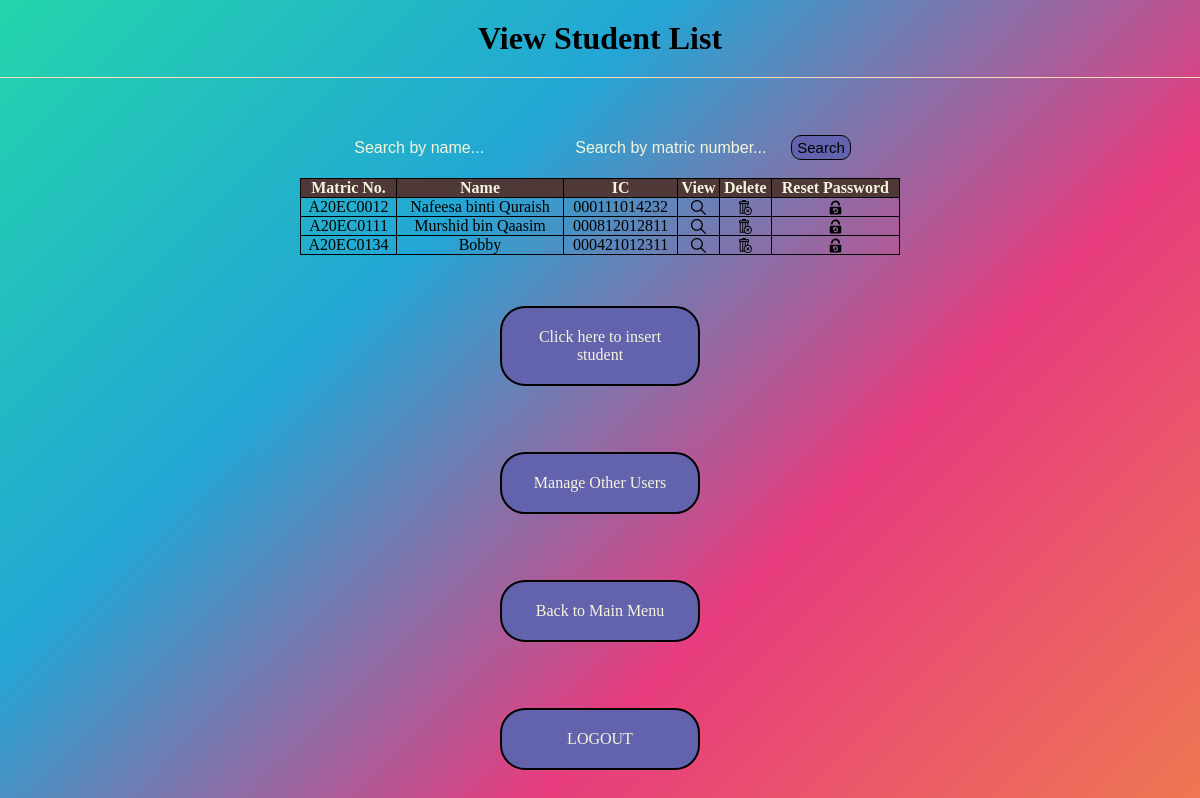
The page /view_student_list.php (signed in) on the database its author committed.
### tables this page shows
CREATE TABLE `student` (
  `stud_matric_no` varchar(10) NOT NULL,
  `stud_ic` varchar(20) NOT NULL,
  `stud_name` varchar(50) NOT NULL,
  `stud_address` varchar(100) NOT NULL,
  `stud_phone` varchar(20) NOT NULL,
  `stud_email` varchar(30) NOT NULL,
  `stud_username` varchar(20) NOT NULL
);

### view_student_list.php (the view, shortened to what this page needs)
<?php
if ($_SESSION["LEVEL"] != 3) {
?>
	<html>
	<head><title>Viewing Student Data</title><head>
	<link rel="stylesheet" href="style1.css">
	<body>
	<div class="main">
	<h1 class="title">View Student List</h1>
	</div>
		<?php
			require ("config.php");
			if (isset($_GET["search_name"]) and isset($_GET["search_matric_no"]))
			{
				$sql = "SELECT * FROM student WHERE stud_name LIKE '%$search_name%' and stud_matric_no LIKE '%$search_matric_no%'";
			}
			else if (isset($_GET["search_name"]))
			{
				$sql = "SELECT * FROM student WHERE stud_name LIKE '%$search_name%'";
			}
			else if (isset($_GET["search_matric_no"]))
			{
				$sql = "SELECT * FROM student WHERE stud_matric_no LIKE '%$search_matric_no%'";
			}
			else
			{
				$sql = "SELECT * FROM student";
			}
			$result = mysqli_query($conn, $sql);
		 if (!$result) die("SQL query error encountered :".mysqli_error() ); ?>
		<div class="search">
		 <form name = 'search_name_form' method = "GET" action = "view_student_list.php">
		 	<input type="text" name="search_name" size="20" placeholder="Search by name...">
			<input type="text" name="search_matric_no" size="20" maxlength="10" placeholder="Search by matric number...">
			<input type = "submit" value = "Search">
		 </form>
		</div>
		 <?php if (mysqli_num_rows($result) > 0) { 	?>
		<table width="600" border="1" cellspacing="0" cellpadding="3">
		<thead>
		<tr>
		<td align="center"><strong>Matric No.</strong></td>
		<td align="center"><strong>Name</strong></td>
		<td align="center"><strong>IC</strong></td>
		<?php if ($_SESSION["LEVEL"] == 1) {?>
		<td align="center"><strong>View</strong></td>
		<td align="center"><strong>Delete</strong></td>
		<td align="center"><strong>Reset Password</strong></td>
		<?php } ?>
		</tr>
		</thead>
		<?php
			while($rows = mysqli_fetch_assoc($result)) {
		?>
	     <tr>
			<td><?php echo $rows['stud_matric_no']; ?></td>
			<td><?php echo $rows['stud_name']; ?></td>
			<td><?php echo $rows['stud_ic']; ?></td>
		<?php if ($_SESSION["LEVEL"] == 1) {?>
			<td align="center"> <a href="view_student.php?id=<?php echo $rows['stud_matric_no']; ?>"><img src ='Icons/search.svg' width = "15px"></a> </td>
			<td align="center"> <a href="delete_student.php?id=<?php echo $rows['stud_matric_no']; ?>"  onclick="return confirm('Are you sure you want to delete this student?');"><img src = 'Icons/delete.svg' width = '15px'></a> </td>
			<td align="center"> <a href="update_login.php?id=<?php echo $rows['stud_username'];?>&resetFrom=studList" onclick="return confirm('Are you sure you want to reset the password of this student?');"><img src ='Icons/reset.svg' width = "15px"></a> </td>
		</tr>
		<?php }
			}
		} else {
			echo "<h3 style='text-align:center;'>There are no records to show</h3>";
			}
	   ?>
	    </table>
		<div class="main">
		<?php if ($_SESSION["LEVEL"] == 1) {?>
		<br><br>
		<a href="student_form.php">Click here to insert student</a>
		<br><br>
		<a href="manage_user_page.php">Manage Other Users</a><?php } ?>
		<br/><br/>
		<a href="main.php">Back to Main Menu</a>
		<br/><br/>
	    <a href="logout.php" onclick="return confirm('Are you sure you want to logout?')">LOGOUT</a>
 	<?php }
	else if ($_SESSION["LEVEL"] == 3) {
	echo "<p>Wrong User Level! You are not authorized to view this page</p>";
	echo "<p><a href='main.php'>Back to main page</a></p>";
	echo "<p><a href='logout.php'>LOGOUT</a></p>";
   }
  ?>
	</div>
	</body>
	</html>

### style1.css (style rules this page uses)
* { margin: 0; padding: 0; box-sizing: border-box; font-family: Georgia (serif); }
body { margin: 0; padding: 0; background: linear-gradient(-45deg, #ee7752, #e73c7e, #23a6d5, #23d5ab); min-height: 100vh; height: auto; }
.main .title { text-align: center; padding: 20px; border-bottom: 1px solid peachpuff; margin-bottom: 50px; }
.main a { text-decoration: none; text-align: center; color: beige; background-color: rgb(98, 98, 173); width: 200px; padding: 20px; margin: 15px auto; border: 2px solid black; border-radius: 25px; display: flex; justify-content: center; }
table { border-collapse: collapse; text-align: center; margin: auto; margin-top: 10px; }
th, td { border: 1px solid black; }
thead { background-color: rgb(78, 56, 56); color: beige; }
table a { text-decoration: none; color: rgb(199, 199, 45); }
.search { display: flex; justify-content: center; }
.search input { padding: 0 5px; height: 40px; font-size: 16px; border: none; background: none; outline: none; }
.search ::placeholder { color: beige; }
.search input[type="submit"] { width: auto; height: 25px; border: 1px solid black; background: rgb(98, 98, 173); border-radius: 10px; font-size: 15px; font-weight: 400px; cursor: pointer; outline: none; }

### rows shown on the page
student: stud_matric_no "A20EC0012", stud_name "Nafeesa binti Quraish", stud_ic "000111014232"
student: stud_matric_no "A20EC0111", stud_name "Murshid bin Qaasim", stud_ic "000812012811"
student: stud_matric_no "A20EC0134", stud_name "Bobby", stud_ic "000421012311"
